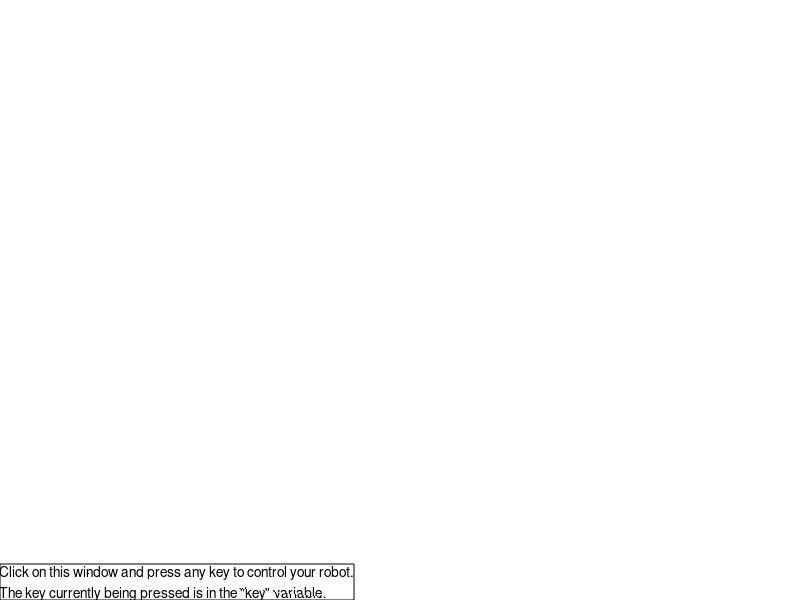

MATLAB code to generate this figure:
function init_keyboard
global key
global h
key = 0;
text(1) = {'Click on this window and press any key to control your robot.'};
text(2) = {'The key currently being pressed is in the "key" variable.'};
h = figure;
set(h, 'KeyPressFcn', @(h_obj, evt) update_key(evt.Key));
set(h, 'KeyReleaseFcn', @(h_obj, evt) clear_key());
textbox = annotation(h, 'textbox',[0,0,1,1]);
set(textbox,'String', text);
end